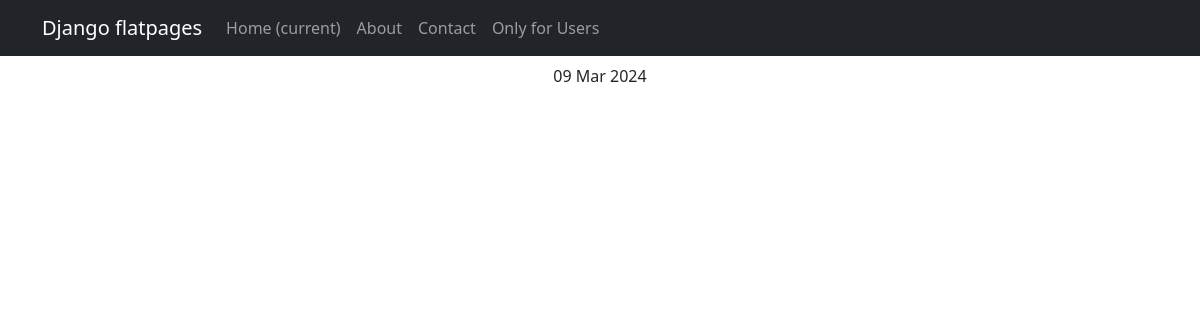
/news/1, run on an earlier commit of the app's database.
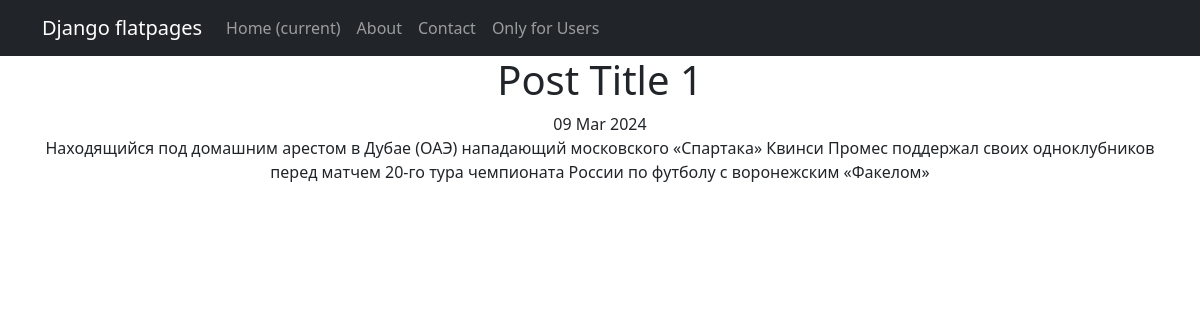
And on a later commit of the database.
### news/models/post.py (models this page shows, shortened)
class Post(models.Model):
    author = models.ForeignKey(Author, on_delete=models.CASCADE, related_name='posts')
    choice_field = models.CharField(max_length=4, choices=POST_TYPE)
    choice_category = models.CharField(max_length=4, choices=POST_CATEGORY, default='Science')
    post_time_creation = models.DateTimeField(auto_now_add=True)
    categories = models.ManyToManyField(Category, through='PostCategory')
    post_title = models.CharField(max_length=255)
    post_content = models.TextField()
    post_rating = models.IntegerField(default=0)

### news/views.py (the view)
# urls.py: path('<int:pk>', NewsDetail.as_view(), name='single_news')
class NewsDetail(DetailView):
    model = Post
    template_name = 'post.html'
    context_object_name = 'post'

### news/templatetags/custom_filters.py (called while the page is built)
@register.filter(name='censor')
def censor(value):
    if isinstance(value, str):
        for pattern in BAD_WORD_PATTERNS:
            regex = re.compile(pattern, re.IGNORECASE)
            value = regex.sub(lambda m: m.group(0)[0] + '*' * (len(m.group(0)) - 1), value)
    else:
        raise ValidationError("custom_filter can only be applied to strings.")
    return value

### templates/post.html (shortened to what this page needs)
{% extends 'flatpages/default.html' %}
{% load custom_filters %}
{% block content %}
<h1>{{ post.post_title|censor }}</h1>
    {{ post.post_time_creation|date:'d M Y' }} <br>
{{ post.post_content|censor }}
{% endblock content %}

What changed in the data, as far as the page shows it:
changed Post: post_title|censor (not shown) → "Post Title 1"; post_content|censor (not shown) → "Находящийся под домашним арестом в Дубае (ОАЭ) нападающий московского «Спартака» Квинси Промес поддержал своих одноклубников перед матчем 20-го тура чемпионата России по футболу с воронежским «Факелом»"
